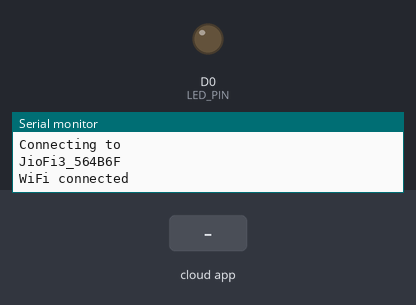
Recording of a sketch running on a simulated ESP8266 (NodeMCU). Parts: output pins drawn as LEDs (lit = HIGH), the last lines printed to the serial monitor. The test bench sets the inputs (shaded band).

Above: at 2.7 s.
2.8 s: the phone or cloud app sets 0 to 0
At 4.3 s:
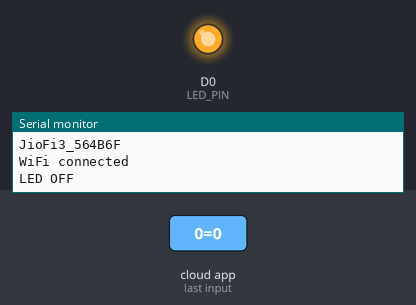
5.0 s: the phone or cloud app sets 0 to 1
At 5.8 s:
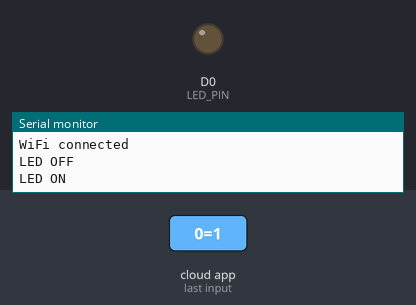
Timing chart, 0 to 8.0 s (numbered marks = the images above; inputs shaded):
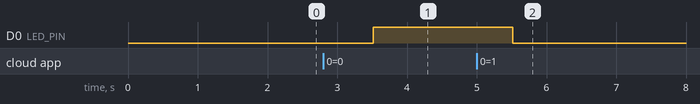

The sketch:

LED_ON-OFF_Cayenne.ino
```cpp
#include <CayenneMQTTESP8266.h>
#define CAYENNE_DEBUG
#define CAYENNE_PRINT Serial
#define LED_PIN D0
#define VC_0 0
// WiFi network info.
char ssid[] = "JioFi3_564B6F";
char Pass[] = "x6mbnn9sz7";
// Cayenne authentication info. This should be obtained from the Cayenne Dashboard.
char username[] = "3f0f7260-4506-11ec-ad90-75ec5e25c7a4";
char password[] = "905de30f68c8b5905259506e89f89e1ab004216e";
char clientID[] = "fba4bf70-59ba-11ec-9f5b-45181495093e";
void setup()
{
	Serial.begin(115200);
  delay(10);
  Serial.println("Connecting to ");
  Serial.println(ssid);
  Cayenne.begin(username, password, clientID, ssid, Pass);
  Serial.println("");
  Serial.println("WiFi connected");
  pinMode(LED_PIN,OUTPUT);
}

void loop()
{
	Cayenne.loop();
}
CAYENNE_IN(VC_0)
{
  if (getValue.asInt())
  {
	digitalWrite(LED_PIN,LOW);
  Serial.println("LED ON");
	}
 else
 {
  digitalWrite(LED_PIN,HIGH);
  Serial.println("LED OFF");
 }
}
```

Measured:
- after the input at 2.8 s, D0 (LED_PIN): LOW → HIGH after 0.71 s
- after the input at 5.0 s, D0 (LED_PIN): HIGH → LOW after 0.51 s
